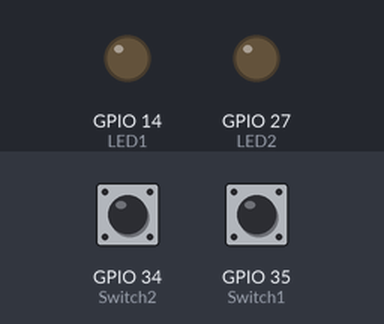
Bench run of a sketch on a simulated ESP32. Parts: output pins drawn as LEDs (lit = HIGH). The test bench sets the inputs (shaded band); at power-on: GPIO 34 (Switch2) HIGH, GPIO 35 (Switch1) HIGH.

Above: at 1.2 s.
1.3 s: GPIO 34 (Switch2) pulled LOW for 1 s
At 1.57 s:
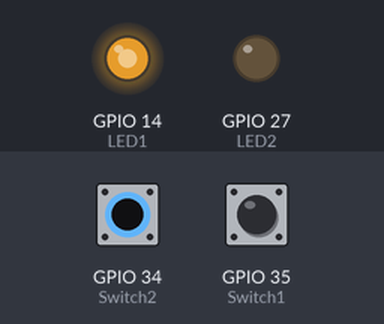
Timing chart, 0 to 4.3 s (numbered marks = the images above; inputs shaded):
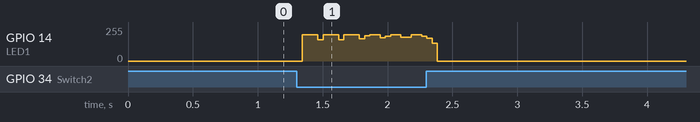

The sketch:

Assignment1_code.ino
```cpp
// Initialise constant, the number represents the pin where the wires and conected to the microcrontroler. The "const" keyword is added because we do not want these values to be changed.
const int LED1 = 14;
const int LED2 = 27;
const int Switch1 = 35;
const int Switch2 = 34;

void signal_A(int a, int b, int c, int d)   //normal mode
{

  int i;                          //init variable use for the for loop
  for(i=0; i<c; i++)  //
  {
    digitalWrite(LED1, HIGH); //turn on LED1 for a µs
    delayMicroseconds(a);

    digitalWrite(LED1, LOW);  //turn off LED1 for b µs
    delayMicroseconds(b);

    a = a + 50;            //Increment variables a
  }
  delayMicroseconds(d);                   //do a last wait
}

void signal_mod2(int a, int b, int c, int d)  //second mode
{
  int i;                          //init variable use for the for loop
  for(i=0; i<c; i++)
  {
    digitalWrite(LED1, HIGH);//turn on LED1 for a µs
    delayMicroseconds(a);
    digitalWrite(LED1, LOW);//turn off LED1 for b µs
    delayMicroseconds(b);
    a = a - 50;             //change variable
  }
  delayMicroseconds(d);
}

void signal_B()
{
  const int delay_value = 50;     //for the delay, we want a constant one
  digitalWrite(LED2, HIGH);       //send a signal for 50µs
  delayMicroseconds(delay_value); //wait 50 µS
  digitalWrite(LED2, LOW);        //stops the signal by putting it LOW
}


void setup() //set the input and output pins
{
  pinMode(Switch1, INPUT);  //set pins 34 and 35 as input
  pinMode(Switch2, INPUT);

  pinMode(LED1, OUTPUT);    //set pins 14 and 27 as output
  pinMode(LED2, OUTPUT);

}

void loop()
{
  int Switchstate1 = digitalRead(Switch1);    //create varaible to make it easier to read
  int Switchstate2 = digitalRead(Switch2);

  int a, b, c, d;
  a = 1000 ;
  b = 100 ;
  c = 17;
  d = 6500 ;

  if(Switchstate2 == LOW)                    //if the first switch is on
  {
    signal_B();                               //send the first signal
    if(Switchstate1 == LOW)                  //check if siwtch 2 is high
    {
      signal_mod2(a, b, c, d);                //if yes, send the second mod
    }
    else                                      //otherwise send the normal mode
    {
      signal_A(a, b, c, d);
    }
  }
  else                                        //if not, turn everything off
  {
    digitalWrite(LED1, LOW);
    digitalWrite(LED2, LOW);
  }
}
```
